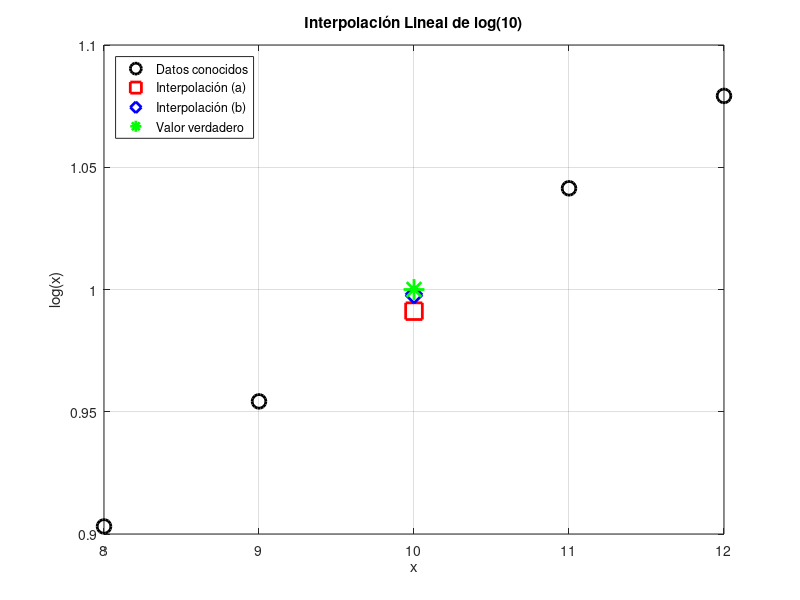

The MATLAB source for this figure:
% 1_interpolacion_lineal.m
% Interpolación lineal con gráfica comparativa.

% Datos
x_data = [8, 9, 11, 12];
y_data = [0.9030900, 0.9542425, 1.0413927, 1.0791812];
x_target = 10;
y_true = 1.0;

% Interpolación (a)
x0_a = 8; y0_a = 0.9030900;
x1_a = 12; y1_a = 1.0791812;
y_linear_a = y0_a + (y1_a - y0_a) / (x1_a - x0_a) * (x_target - x0_a);
error_a = abs((y_true - y_linear_a) / y_true) * 100;

% Interpolación (b)
x0_b = 9; y0_b = 0.9542425;
x1_b = 11; y1_b = 1.0413927;
y_linear_b = y0_b + (y1_b - y0_b) / (x1_b - x0_b) * (x_target - x0_b);
error_b = abs((y_true - y_linear_b) / y_true) * 100;

% Gráfica
figure;
plot(x_data, y_data, 'ko', 'MarkerSize', 10, 'LineWidth', 2, 'DisplayName', 'Datos conocidos');
hold on;
plot(x_target, y_linear_a, 'rs', 'MarkerSize', 12, 'LineWidth', 2, 'DisplayName', 'Interpolación (a)');
plot(x_target, y_linear_b, 'bd', 'MarkerSize', 12, 'LineWidth', 2, 'DisplayName', 'Interpolación (b)');
plot(x_target, y_true, 'g*', 'MarkerSize', 15, 'LineWidth', 2, 'DisplayName', 'Valor verdadero');
xlabel('x');
ylabel('log(x)');
title('Interpolación Lineal de log(10)');
legend('Location', 'northwest');
grid on;
hold off;

% Resultados
disp("Interpolación lineal (a):"), disp(y_linear_a);
disp("Error relativo % (a):"), disp(error_a);
disp("Interpolación lineal (b):"), disp(y_linear_b);
disp("Error relativo % (b):"), disp(error_b);
